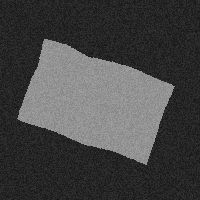
#> input picture appr/mesure008.png, 200 x 200 px, found by its file name
$ python test_descfour.py
#> lines starting #> are read from the running program, lines starting #| are printed output that depends on the picture; after the words box and inside, x2 and y2 are one past the last pixel; in counts of white or black regions, pixels touching at a corner belong together
# -*- coding: utf-8 -*-

import numpy as np
import cv2
import matplotlib.pyplot as plt
import descfour as df

# lecture du fichier image et visualisation
img = cv2.imread('appr\mesure008.png', 0)
#> img is the input picture: shape (200, 200); min 24, max 159, mean 69

plt.figure(), plt.imshow(img, cmap='gray', vmin=0, vmax=255)

# binarisation avec seuillage
_, img_bin = cv2.threshold(img, 0, 255, cv2.THRESH_BINARY+cv2.THRESH_OTSU)
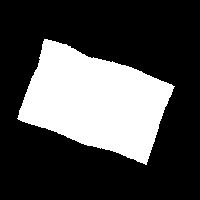
#> img_bin: shape (200, 200); 29.1% white; 1 white region
plt.figure(), plt.imshow(img_bin, cmap='gray')

# extraction du contour
contoursliste, _ = \
    cv2.findContours(img_bin, cv2.RETR_EXTERNAL, cv2.CHAIN_APPROX_NONE)
#> contoursliste = 1 contour; box (x1, y1, x2, y2) and area: (17, 39, 175, 165) 11440

# visualisation du contour (on suppose qu'il n'y en a qu'un)
img_cont = np.zeros(img.shape, dtype=np.uint8)
cv2.drawContours(img_cont, [contoursliste[0]], 0, 255, 1)
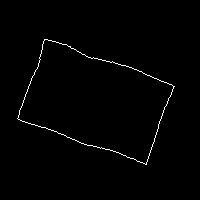
#> img_cont: shape (200, 200); 1% white in thin lines or dots, all inside (x1, y1, x2, y2) = (17, 39, 175, 165)
plt.figure(), plt.imshow(img_cont, cmap='gray')

# construction de la suite de nombres complexes décrivant le contour
contour = np.squeeze(contoursliste[0], axis=1)
#> contour = 417 pairs, first value 17 to 174, second value 39 to 164
z = contour[:, 0]+1j*contour[:, 1]

# test de la fonction dfdir et visualisation des coefficients
cmax = 10
#> (the run stopped early here; a loop or call above may not have finished)
